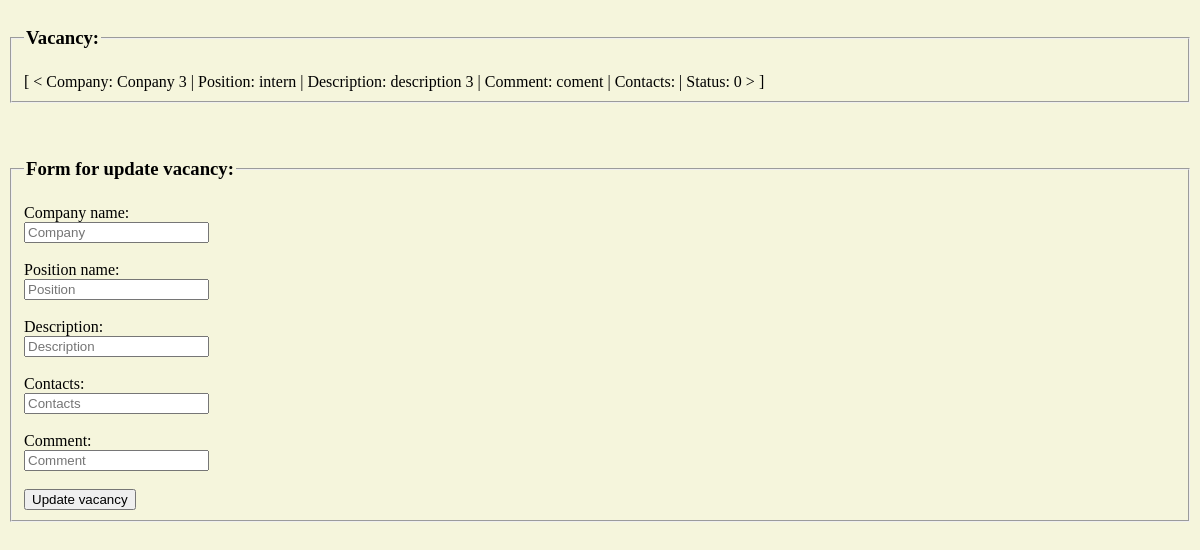
/vacancy/3/, run on an earlier commit of the app's database.
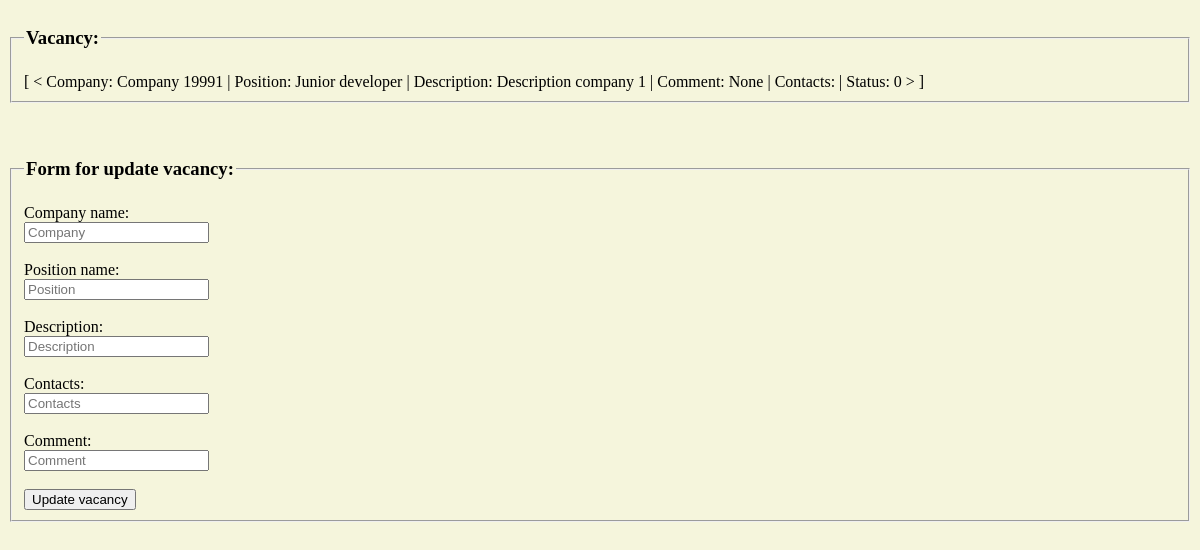
And on a later commit of the database.
### models.py (models this page shows, shortened)
class Vacancy(Base):
    __tablename__ = 'vacancy'
    id = Column(Integer, primary_key=True, autoincrement=True)
    user_id = Column(Integer, ForeignKey('user.id'))
    company = Column(String(120), nullable=True)
    position_name = Column(String(120), nullable=True)
    description = Column(String(250), nullable=True)
    contacts_ids = Column(String(120), nullable=True)
    comment = Column(String(120), nullable=True)
    creation_date = Column(String, default=datetime.utcnow())
    status = Column(Integer, nullable=True)
    def __repr__(self):
        return f" < Company: {self.company}  |  Position: {self.position_name}  |  Description: {self.description}  |  " \
               f"Comment: {self.comment}  |  Contacts: {self.contacts_ids}  |  Status: {self.status} > "

### app.py (the view)
@app.route("/vacancy/<int:id_vacancy>/", methods=['GET', 'POST'])
def vacancy_id(id_vacancy):
    db_alchemy.init_db()
    result = db_alchemy.db_session.query(Vacancy).filter_by(id=id_vacancy).all()
    return render_template('vacancy-one.html', vacancy=result, id_vacancy=id_vacancy)

### db_alchemy.py (called while the page is built)
def init_db():
    import models
    Base.metadata.create_all(bind=engine)

### templates/vacancy-one.html (shortened to what this page needs)
<!DOCTYPE html>
<html lang="en">
<head>
</head>
<body style="background-color:Beige;">
<form action="/vacancy/{{id_vacancy}}/" method="GET">
<fieldset>
    <legend><h3>Vacancy:</h3></legend>
            <div>
                {{vacancy}}
            </div>
</fieldset>
</form>
<br><br>
<form action="/vacancy/{{id_vacancy}}/" method="POST">
<fieldset>
     <legend><h3>Form for update vacancy:</h3></legend>
    <label for="company">Company name:</label><br>
    <input type="text" id="company" name="company" placeholder="Company" value="{{vacancy[0][3]}}"><br><br>
    <label for="position_name">Position name:</label><br>
    <input type="text" id="position_name" name="position_name" placeholder="Position" value="{{vacancy[0][6]}}"><br><br>
    <label for="description">Description:</label><br>
    <input type="text" id="description" name="description" placeholder="Description" value="{{vacancy[0][5]}}"><br><br>
    <label for="contacts_ids">Contacts:</label><br>
    <input type="text" id="contacts_ids" name="contacts_ids" placeholder="Contacts" value="{{vacancy[0][4]}}"><br><br>
    <label for="comment">Comment:</label><br>
    <input type="text" id="comment" name="comment" placeholder="Comment" value="{{vacancy[0][7]}}"><br><br>
    <input type="submit" value="Update vacancy">
</fieldset>
</form>
</body>
</html>

What changed in the data, as far as the page shows it:
changed Vacancy: company+position_name+description "[ < Company: Conpany 3 | Position: intern | Description: description 3 | Comment: coment | Contacts: | Status: 0 > ]" → "[ < Company: Company 19991 | Position: Junior developer | Description: Description company 1 | Comment: None | Contacts: | Status: 0 > ]"
